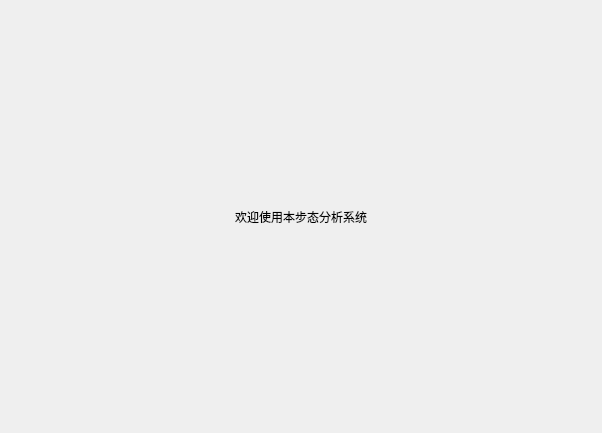
<?xml version="1.0" encoding="UTF-8"?>
<ui version="4.0">
 <class>WelcomeWidget</class>
 <widget class="QWidget" name="WelcomeWidget">
  <property name="geometry">
   <rect>
    <x>0</x>
    <y>0</y>
    <width>602</width>
    <height>433</height>
   </rect>
  </property>
  <property name="windowTitle">
   <string>Form</string>
  </property>
  <layout class="QGridLayout" name="gridLayout">
   <item row="0" column="0">
    <widget class="QLabel" name="label">
     <property name="styleSheet">
      <string notr="true">font: 26pt &quot;Adobe Arabic&quot;;</string>
     </property>
     <property name="text">
      <string>欢迎使用本步态分析系统</string>
     </property>
     <property name="alignment">
      <set>Qt::AlignCenter</set>
     </property>
    </widget>
   </item>
  </layout>
 </widget>
 <resources/>
 <connections/>
</ui>
